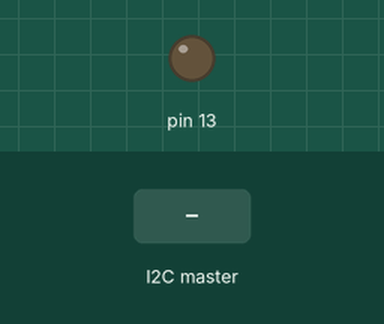
Bench run of a sketch on a simulated Arduino Uno, built with avr-gcc and run on an emulated ATmega328P. Parts: output pins drawn as LEDs (lit = HIGH). The test bench sets the inputs (shaded band).

Above: at 1.2 s.
1.3 s: the I2C master sends the byte 1
At 2.7 s:
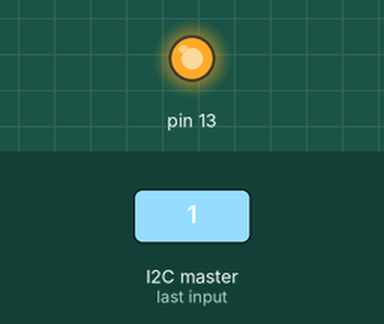
Timing chart, 0 to 4.3 s (numbered marks = the images above; inputs shaded):
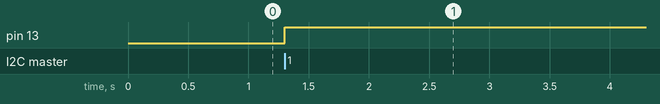

Measured:
- after the input at 1.3 s, pin 13: LOW → HIGH at once

The sketch:

i2c.ino
```cpp
#include <Wire.h>

#define SLAVE_ADDRESS 0x04

int number = 0;
int state = 0;

// configuracion inicial
void setup() {
  pinMode(13, OUTPUT);
  // inicializamos i2c como esclavo
  Wire.begin(SLAVE_ADDRESS);
  // llamadas para la comunicacion
  Wire.onReceive(receiveData);
  Wire.onRequest(sendData);
}

// bucle principal (vacio)
void loop() {}

// llamada para recibir datos
void receiveData(int byteCount) {
  while(Wire.available()) {
    number = Wire.read();
    if (number == 1) {
      if (state == 0) {
        digitalWrite(13, HIGH); // set the LED on
        state = 1;
      }
      else {
        digitalWrite(13, LOW); // set the LED off
        state = 0;
      }
    }
  }
}

// llamada para enviar datos
void sendData() {
  Wire.write(number);
}
```
